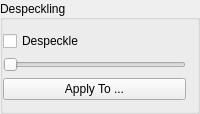
    <widget class="CollapsibleGroupBox" name="despecklePanel">
     <property name="title">
      <string>Despeckling</string>
     </property>
     <property name="alignment">
      <set>Qt::AlignLeading|Qt::AlignLeft|Qt::AlignVCenter</set>
     </property>
     <property name="flat">
      <bool>false</bool>
     </property>
     <layout class="QVBoxLayout" name="verticalLayout_5">
      <property name="leftMargin">
       <number>0</number>
      </property>
      <property name="spacing">
       <number>6</number>
      </property>
      <item>
             <widget class="QCheckBox" name="despeckleCB">
              <property name="text">
               <string>Despeckle</string>
              </property>
             </widget>
      </item>
      <item>
         <widget class="QSlider" name="despeckleSlider">
          <property name="minimum">
           <number>10</number>
          </property>
          <property name="maximum">
           <number>30</number>
          </property>
          <property name="singleStep">
           <number>2</number>
          </property>
          <property name="pageStep">
           <number>5</number>
          </property>
          <property name="value">
           <number>10</number>
          </property>
          <property name="orientation">
           <enum>Qt::Horizontal</enum>
          </property>
         </widget>
      </item>
      <item>
         <widget class="QPushButton" name="applyDespeckleButton">
          <property name="text">
           <string>Apply To ...</string>
          </property>
         </widget>
      </item>
     </layout>
    </widget>
